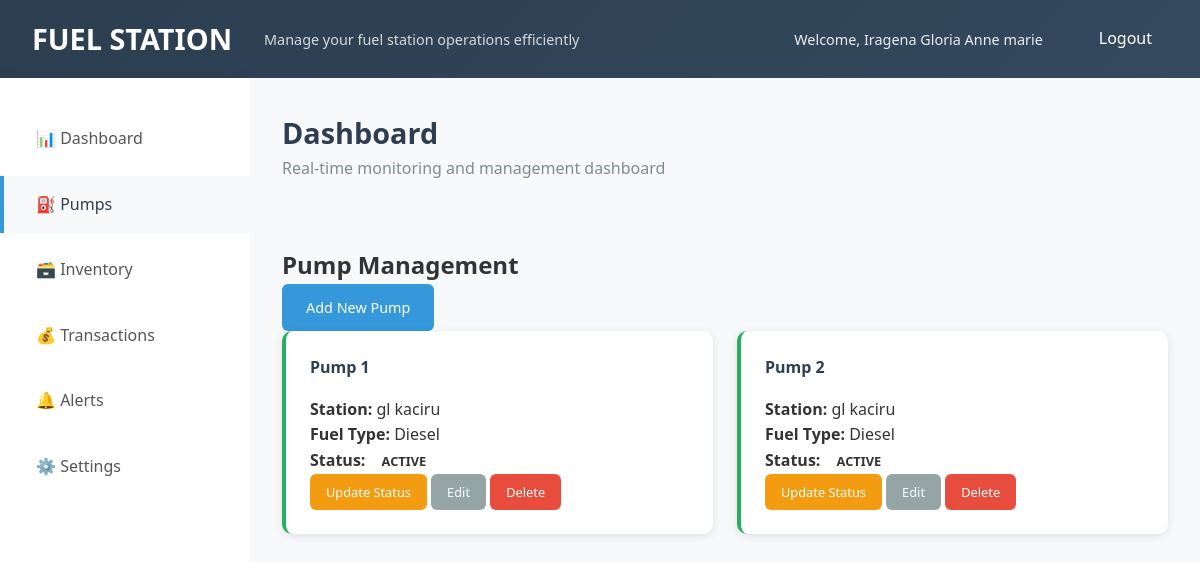
Page /pumps/ (signed in) on the earlier database version.
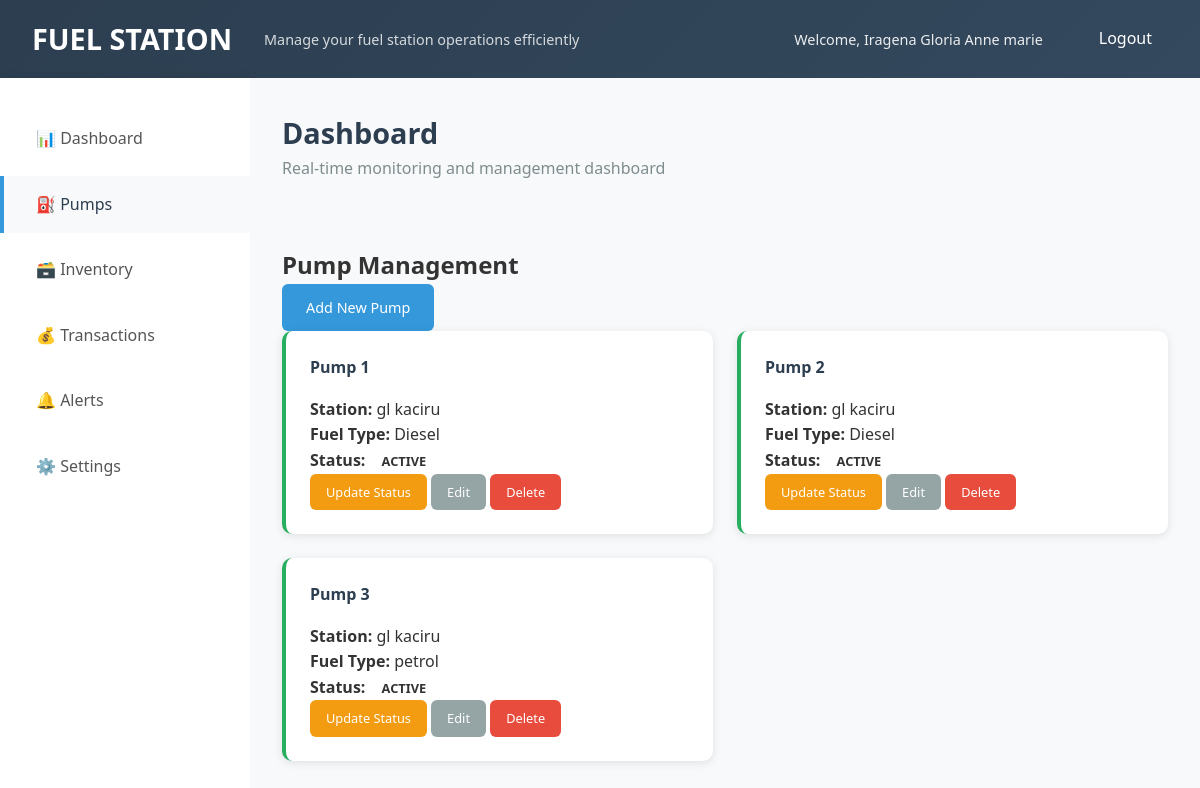
Same page on the later database version.
### service/models.py (models this page shows, shortened)
class Pump(models.Model):
    pump_id = models.AutoField(primary_key=True)
    station= models.ForeignKey(Station, on_delete=models.CASCADE, related_name='pumps')
    pump_number = models.IntegerField()
    fuel_type = models.CharField(max_length=50)
    STATUS_CHOICES = [
        ('active', 'Active'),
        ('offline', 'Offline'),
    ]
    status = models.CharField(max_length=20, choices=STATUS_CHOICES, default='active')
    flow_rate = models.FloatField(null=True, blank=True)
    class Meta:
        unique_together = ('station_id', 'pump_number')

class Station(models.Model):
    station_id = models.AutoField(primary_key=True)
    company_id= models.ForeignKey(Company, on_delete=models.CASCADE, related_name='stations')
    manager_id = models.ForeignKey(User, on_delete=models.SET_NULL, null=True, blank=True, related_name='managed_stations')
    name = models.CharField(max_length=100)
    location = models.CharField(max_length=255)
    created_at = models.DateTimeField(auto_now_add=True)
    status = models.CharField(max_length=20, blank=True, null=True)

### service/views.py (the view)
# urls.py: path('pumps/', views.PumpListView.as_view(), name='pump_list'),
class PumpListView(ListView):
    model = Pump
    template_name = "pumps/list.html"
    context_object_name = "pumps"
    def get_queryset(self):
        user_id = self.request.session.get('user_id')
        user_role = self.request.session.get('role')
        stations = get_user_stations(user_id, user_role)
        return Pump.objects.filter(station__in=stations)

### service/views.py (called while the page is built)
def get_user_stations(user_id, user_role):
    try:
        user = User.objects.get(user_id=user_id)
        if user_role == 'admin':
            return Station.objects.all()
        elif user_role == 'owner':
            return Station.objects.filter(company_id__owner=user)
        elif user_role == 'manager':
            return Station.objects.filter(manager_id=user)
        return Station.objects.none()
    except User.DoesNotExist:
        return Station.objects.none()

### templates/pumps/list.html
{% extends 'base.html' %}
{% block content %}
<div class="container">
    <h2>Pump Management</h2>
    <div class="header-actions">
        <a href="{% url 'pump_create' %}" class="btn btn-primary">Add New Pump</a>
    </div>
    <div class="pumps-grid">
        {% for pump in pumps %}
        <div class="pump-card {{ pump.status }}">
            <h4>Pump {{ pump.pump_number }}</h4>
            <p><strong>Station:</strong> {{ pump.station.name }}</p>
            <p><strong>Fuel Type:</strong> {{ pump.fuel_type }}</p>
            <p><strong>Status:</strong>
                <span class="status-badge {{ pump.status }}">{{ pump.status|title }}</span>
            </p>
            <div class="actions">
                <a href="{% url 'pump_status_update' pump.pump_id %}" class="btn btn-sm btn-warning">Update Status</a>
                <a href="{% url 'pump_update' pump.pump_id %}" class="btn btn-sm btn-secondary">Edit</a>
                <a href="{% url 'pump_delete' pump.pump_id %}" class="btn btn-sm btn-danger">Delete</a>
            </div>
        </div>
        {% empty %}
        <p>No pumps found.</p>
        {% endfor %}
    </div>
</div>
{% endblock %}

Differences in the rows shown:
added Pump: pump_number "3", station.name "gl kaciru", fuel_type "petrol", status "ACTIVE"
